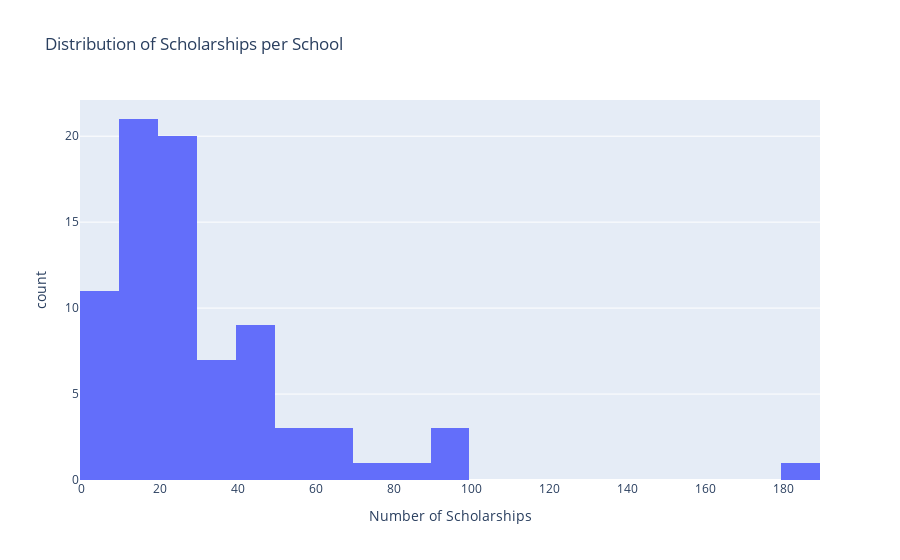
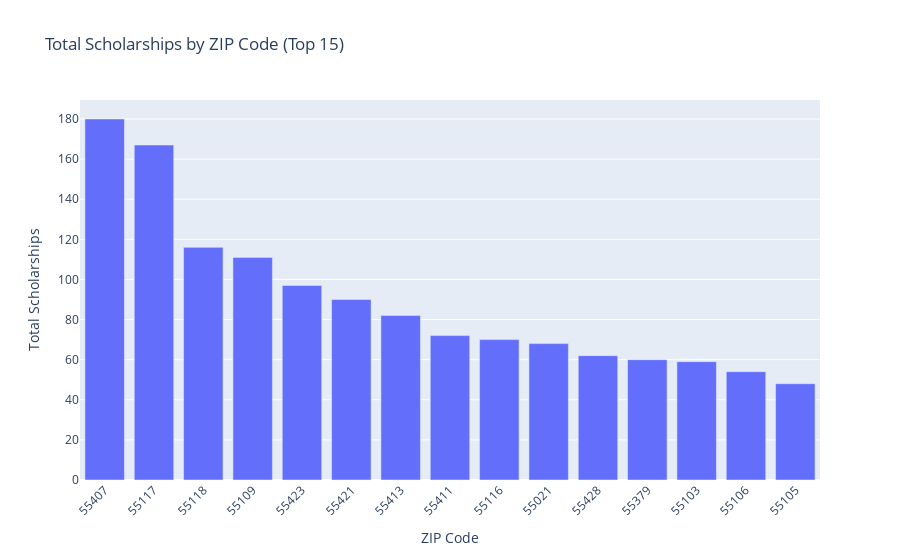
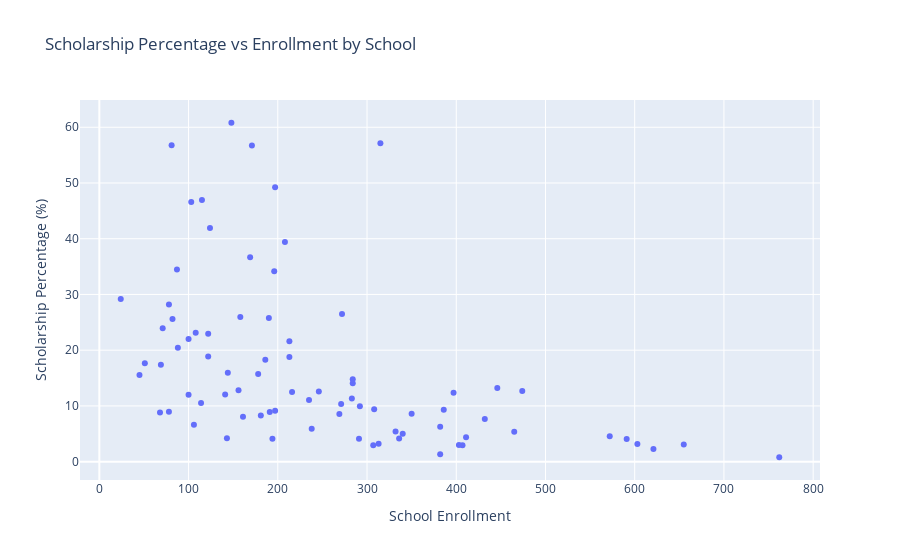

The cell these charts' notebook holds for them, in order:
### Code cell
# Create visualizations focused on scholarships

# 1. Scholarship distribution by school
fig1 = px.histogram(
    df_clean,
    x='Scholarships',
    nbins=20,
    title='Distribution of Scholarships per School',
    labels={'Scholarships': 'Number of Scholarships', 'count': 'Number of Schools'}
)
fig1.write_html('schol_dist_per_school.html', include_plotlyjs='inline', config={'displayModeBar': False})

fig1.show()

# 2. Top ZIP codes by total scholarships
zip_aggregated = df_clean.groupby('zip_code').agg({
    'Tuition_Clean': 'mean',
    'Scholarships': 'sum',
    'Enrollment_Clean': 'sum',
    'School': 'count'
}).reset_index()
zip_aggregated.columns = ['zip_code', 'avg_tuition', 'total_scholarships', 'total_enrollment', 'school_count']

fig2 = px.bar(
    zip_aggregated.nlargest(15, 'total_scholarships'),
    x='zip_code',
    y='total_scholarships',
    title='Total Scholarships by ZIP Code (Top 15)',
    labels={'total_scholarships': 'Total Scholarships', 'zip_code': 'ZIP Code'}
)
fig2.update_layout(xaxis_tickangle=-45)
fig2.write_html('schol_by_zip.html', include_plotlyjs='inline', config={'displayModeBar': False})

fig2.show()

# 3. Scholarship percentage vs Enrollment scatter plot
# Calculate scholarship percentage (avoid division by zero)
df_clean['scholarship_percentage'] = df_clean.apply(
    lambda row: (row['Scholarships'] / row['Enrollment_Clean'] * 100) if row['Enrollment_Clean'] > 0 else 0, 
    axis=1
)

# Calculate total financial burden: (Tuition - 1000) * Scholarships
df_clean['total_financial_burden'] = (df_clean['Tuition_Clean'] - 1000) * df_clean['Scholarships']
df_clean["School_Label"] = df_clean["School"].where(df_clean["scholarship_percentage"] >= 30, "")

fig3 = px.scatter(
    df_clean,
    x='Enrollment_Clean',
    y='scholarship_percentage',
    text='School_Label',
    hover_name='School',
    hover_data={
        'Scholarships': True,
        'Enrollment_Clean': True,
        'scholarship_percentage': ':.1f',
        'total_financial_burden': ':,.0f'
    },
    title='Scholarship Percentage vs Enrollment by School',
    labels={
        'Enrollment_Clean': 'School Enrollment',
        'scholarship_percentage': 'Scholarship Percentage (%)',
        'total_financial_burden': 'Total Financial Burden'
    }
)
fig3.update_traces(textposition='top right')
fig3.update_layout(height=800, width=1500)
fig3.write_html('schol_perc_vs_enrollment.html', include_plotlyjs='inline', config={'displayModeBar': False})

fig3.show()

### Figure 1 — Plotly figure (JSON) as saved in the notebook; plotly's stock layout.template omitted (floating-point values rounded to 4 significant figures)
{"data": [{"bingroup": "x", "hovertemplate": "Number of Scholarships=%{x}<br>count=%{y}<extra></extra>", "legendgroup": "", "marker": {"color": "#636efa", "pattern": {"shape": ""}}, "name": "", "nbinsx": 20, "orientation": "v", "showlegend": false, "type": "histogram", "x": [18.0, 17.0, 72.0, 13.0, 8.0, 22.0, 97.0, 5.0, 67.0, 46.0, 40.0, 12.0, 18.0, 9.0, 36.0, 10.0, 12.0, 17.0, 12.0, 34.0, 18.0, 90.0, 7.0, 30.0, 7.0, 42.0, 20.0, 27.0, 6.0, 28.0, 23.0, 7.0, 52.0, 26.0, 180.0, 41.0, 59.0, 24.0, 7.0, 6.0, 29.0, 30.0, 22.0, 15.0, 29.0, 48.0, 14.0, 97.0, 82.0, 40.0, 9.0, 31.0, 12.0, 24.0, 12.0, 23.0, 23.0, 49.0, 26.0, 21.0, 33.0, 14.0, 19.0, 54.0, 46.0, 49.0, 32.0, 62.0, 17.0, 18.0, 12.0, 6.0, 28.0, 28.0, 25.0, 20.0, 60.0, 25.0, 14.0, 17.0], "xaxis": "x", "yaxis": "y"}], "layout": {"barmode": "relative", "legend": {"tracegroupgap": 0}, "title": {"text": "Distribution of Scholarships per School"}, "xaxis": {"anchor": "y", "domain": [0, 1], "title": {"text": "Number of Scholarships"}}, "yaxis": {"anchor": "x", "domain": [0, 1], "title": {"text": "count"}}}}

### Figure 2 — Plotly figure (JSON) as saved in the notebook; plotly's stock layout.template omitted (floating-point values rounded to 4 significant figures)
{"data": [{"hovertemplate": "ZIP Code=%{x}<br>Total Scholarships=%{y}<extra></extra>", "legendgroup": "", "marker": {"color": "#636efa", "pattern": {"shape": ""}}, "name": "", "orientation": "v", "showlegend": false, "textposition": "auto", "type": "bar", "x": ["55407", "55117", "55118", "55109", "55423", "55421", "55413", "55411", "55116", "55021", "55428", "55379", "55103", "55106", "55105"], "xaxis": "x", "y": [180.0, 167.0, 116.0, 111.0, 97.0, 90.0, 82.0, 72.0, 70.0, 68.0, 62.0, 60.0, 59.0, 54.0, 48.0], "yaxis": "y"}], "layout": {"barmode": "relative", "legend": {"tracegroupgap": 0}, "title": {"text": "Total Scholarships by ZIP Code (Top 15)"}, "xaxis": {"anchor": "y", "domain": [0, 1], "tickangle": -45, "title": {"text": "ZIP Code"}}, "yaxis": {"anchor": "x", "domain": [0, 1], "title": {"text": "Total Scholarships"}}}}

### Figure 3 — Plotly figure (JSON) as saved in the notebook; plotly's stock layout.template omitted (floating-point values rounded to 4 significant figures; data arrays with more than 128 entries replaced by an {"elided": "..."} marker saying what was removed)
{"data": [{"customdata": {"elided": "80x2 float values"}, "hovertemplate": "<b>%{hovertext}</b><br><br>School Enrollment=%{x}<br>Scholarship Percentage (%)=%{y:.1f}<br>Scholarships=%{customdata[0]}<br>Total Financial Burden=%{customdata[1]:,.0f}<extra></extra>", "hovertext": ["All Saints Catholic School", "Annunciation School", "Ascension School", "Ave Maria Academy (Maple Grove, MN)", "Benilde-St. Margaret's Schools", "Bethlehem Academy (Faribault, MN)", "Blessed Trinity Catholic School ", "Carondelet Catholic School (Minneapolis, MN)", "Community of Saints School", "Divine Mercy Catholic School", "Epiphany School ", "Faithful Shepherd Catholic School ", "Frassati Catholic Academy (White Bear Lake)", "Good Shepherd", "Highland Catholic St. Paul, MN)", "Hill-Murray School (Maplewood, MN)", "Holy Cross Catholic School ", "Holy Family Academy (St. Louis Park, MN)", "Holy Name of Jesus School", "Holy Spirit Elementary School", "Holy Trinity School (South Saint Paul, MN)", "Immaculate Conception", "Mary, Queen of Peace Catholic School", "Maternity of Mary - Saint Andrew School", "Most Holy Redeemer School", "Nativity of Mary School", "Nativity of Our Lord Catholic School", "Notre Dame Academy", "Our Lady of Grace", "Our Lady of Peace School (Minneapolis, MN)", "Our Lady of the Lake Catholic School", "Our Lady of the Prairie School", "Presentation of the Blessed Virgin Mary School (Maplewood, MN)", "Providence Academy (Plymouth, MN)", "Risen Christ Catholic School", "Sacred Heart School", "Saint Agnes School ", "Saint Ambrose of Woodbury", "Saint Anne's School (Le Sueur, MN)", "Saint Bartholomew's School (Wayzata, MN)", "Saint Charles Borromeo School (Saint Anthony, MN)", "Saint Croix Catholic School (Stillwater, MN)", "Saint Dominic Elementary School (Northfield, MN)", "Saint Elizabeth Ann Seton School ", "Saint Francis Xavier School (Buffalo, MN)", "Saint Helena School ", "Saint Hubert School (Chanhassen, MN)", "Saint Jerome School ", "Saint John Paul II Catholic School", "Saint John School of Little Canada ", "Saint John the Baptist Catholic Montessori (Excelsior)", "Saint John the Baptist Catholic School (Savage, MN)", "Saint John the Baptist School (Jordan, MN)", "Saint John the Baptist School (New Brighton, MN)", "Saint John the Baptist School (Vermillion, MN)", "Saint Joseph School (Rosemount, MN)", "Saint Joseph School (Waconia, MN)", "Saint Joseph's Catholic School (West Saint Paul, MN)", "Saint Jude of the Lake Catholic School (Mahtomedi, MN)", "Saint Maximilian Kolbe Academy (Delano, MN)", "Saint Michael Catholic School (Saint Michael, MN)", "Saint Michael School (Prior Lake, MN)", "Saint Odilia School", "Saint Pascal Baylon Regional School", "Saint Peter Claver School", "Saint Peter School (North Saint Paul, MN)", "Saint Peter's Catholic School (Forest Lake, MN)", "Saint Raphael Catholic School (Crystal, MN)", "Saint Rose of Lima School (Roseville, MN)", "Saint Stephen's Catholic School ", "Saint Therese School (Deephaven, MN)", "Saint Thomas Academy", "Saint Thomas More ", "Saint Timothy School ", "Saint Vincent de Paul Catholic School", "Saint Wenceslaus School (New Prague, MN)", "Shakopee Area Catholic School", "Transfiguration Catholic School ", "Visitation School", "Way of the Shepherd School (Blaine, MN)"], "legendgroup": "", "marker": {"color": "#636efa", "symbol": "circle"}, "mode": "markers", "name": "", "orientation": "v", "showlegend": false, "type": "scatter", "x": [411.0, 340.0, 272.0, 161.0, 194.0, 100.0, 197.0, 382.0, 196.0, 213.0, 284.0, 407.0, 197.0, 307.0, 386.0, 313.0, 100.0, 191.0, 403.0, 186.0, 88.0, 148.0, 78.0, 87.0, 45.0, 284.0, 655.0, 216.0, 762.0, 178.0, 122.0, 24.0, 124.0, 572.0, 315.0, 158.0, 446.0, 591.0, 106.0, 68.0, 308.0, 350.0, 78.0, 181.0, 292.0, 103.0, 621.0, 171.0, 208.0, 213.0, 51.0, 246.0, 114.0, 382.0, 69.0, 269.0, 144.0, 397.0, 235.0, 82.0, 432.0, 336.0, 603.0, 115.0, 81.0, 190.0, 283.0, 169.0, 141.0, 332.0, 291.0, 143.0, 271.0, 122.0, 465.0, 156.0, 474.0, 108.0, 238.0, 71.0], "xaxis": "x", "y": [4.38, 5.0, 26.47, 8.075, 4.124, 22.0, 49.24, 1.309, 34.18, 21.6, 14.08, 2.948, 9.137, 2.932, 9.326, 3.195, 12.0, 8.901, 2.978, 18.28, 20.45, 60.81, 8.974, 34.48, 15.56, 14.79, 3.053, 12.5, 0.7874, 15.73, 18.85, 29.17, 41.94, 4.545, 57.14, 25.95, 13.23, 4.061, 6.604, 8.824, 9.416, 8.571, 28.21, 8.287, 9.932, 46.6, 2.254, 56.73, 39.42, 18.78, 17.65, 12.6, 10.53, 6.283, 17.39, 8.55, 15.97, 12.34, 11.06, 25.61, 7.639, 4.167, 3.151, 46.96, 56.79, 25.79, 11.31, 36.69, 12.06, 5.422, 4.124, 4.196, 10.33, 22.95, 5.376, 12.82, 12.66, 23.15, 5.882, 23.94], "yaxis": "y"}], "layout": {"legend": {"tracegroupgap": 0}, "title": {"text": "Scholarship Percentage vs Enrollment by School"}, "xaxis": {"anchor": "y", "domain": [0, 1], "title": {"text": "School Enrollment"}}, "yaxis": {"anchor": "x", "domain": [0, 1], "title": {"text": "Scholarship Percentage (%)"}}}}
